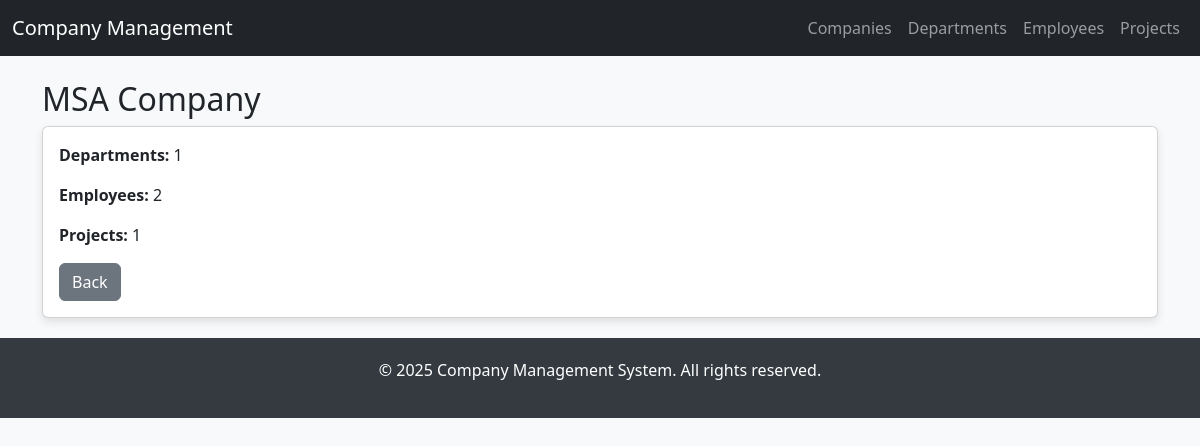
Page /companies/3/ on the committed database.
### management/models.py (models this page shows)
class Company(models.Model):
    name = models.CharField(max_length=255)
    @property
    def department_count(self):
        return self.departments.count()
    @property
    def employee_count(self):
        return sum(dept.employee_count for dept in self.departments.all())
    @property
    def project_count(self):
        return sum(dept.project_count for dept in self.departments.all())

class Department(models.Model):
    company = models.ForeignKey(Company, related_name='departments', on_delete=models.CASCADE)
    name = models.CharField(max_length=255)
    @property
    def employee_count(self):
        return self.employees.count()
    @property
    def project_count(self):
        return self.projects.count()

### management/views.py (the view)
# urls.py: path('companies/<int:id>/', views.company_detail, name='company_detail'),
def company_detail(request, id):
    company = get_object_or_404(Company, id=id)
    return render(request, 'management/company_detail.html', {'company': company})

### management/templates/management/company_detail.html
{% extends 'management/base.html' %}
{% block content %}
<h2>{{ company.name }}</h2>
<div class="card">
    <div class="card-body">
        <p><strong>Departments:</strong> {{ company.department_count }}</p>
        <p><strong>Employees:</strong> {{ company.employee_count }}</p>
        <p><strong>Projects:</strong> {{ company.project_count }}</p>
        <a href="{% url 'companies' %}" class="btn btn-secondary">Back</a>
    </div>
</div>
{% endblock %}

### management/templates/management/base.html (style rules this page uses)
body { background-color: #f8f9fa; }
.card { margin-bottom: 20px; box-shadow: 0 4px 8px rgba(0, 0, 0, 0.1); }

### rows in the picture
Company: name "MSA Company", department_count "1", employee_count "2", project_count "1"
